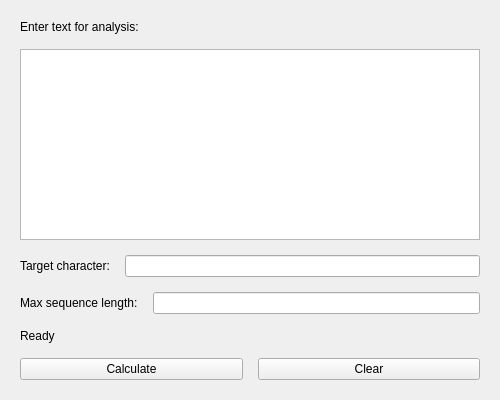
<?xml version="1.0" encoding="UTF-8"?>
<ui version="4.0">
 <class>MainWindow</class>
 <widget class="QMainWindow" name="MainWindow">
  <property name="geometry">
   <rect>
    <x>0</x>
    <y>0</y>
    <width>500</width>
    <height>400</height>
   </rect>
  </property>
  <property name="windowTitle">
   <string>Lab 13 - Sequence Finder (Var 8)</string>
  </property>
  <widget class="QWidget" name="centralwidget">
   <layout class="QVBoxLayout" name="verticalLayout">
    <property name="spacing">
     <number>15</number>
    </property>
    <property name="leftMargin">
     <number>20</number>
    </property>
    <property name="topMargin">
     <number>20</number>
    </property>
    <property name="rightMargin">
     <number>20</number>
    </property>
    <property name="bottomMargin">
     <number>20</number>
    </property>
    <item>
     <widget class="QLabel" name="label">
      <property name="text">
       <string>Enter text for analysis:</string>
      </property>
     </widget>
    </item>
    <item>
     <widget class="QTextEdit" name="textInput"/>
    </item>
    <item>
     <layout class="QHBoxLayout" name="horizontalLayout">
      <item>
       <widget class="QLabel" name="label_2">
        <property name="text">
         <string>Target character:</string>
        </property>
       </widget>
      </item>
      <item>
       <widget class="QLineEdit" name="charInput">
        <property name="maxLength">
         <number>1</number>
        </property>
       </widget>
      </item>
     </layout>
    </item>
    <item>
     <layout class="QHBoxLayout" name="horizontalLayout_2">
      <item>
       <widget class="QLabel" name="label_3">
        <property name="text">
         <string>Max sequence length:</string>
        </property>
       </widget>
      </item>
      <item>
       <widget class="QLineEdit" name="resultOutput">
        <property name="readOnly">
         <bool>true</bool>
        </property>
       </widget>
      </item>
     </layout>
    </item>
    <item>
     <widget class="QLabel" name="statusLabel">
      <property name="text">
       <string>Ready</string>
      </property>
     </widget>
    </item>
    <item>
     <layout class="QHBoxLayout" name="horizontalLayout_3">
      <item>
       <widget class="QPushButton" name="solveButton">
        <property name="text">
         <string>Calculate</string>
        </property>
       </widget>
      </item>
      <item>
       <widget class="QPushButton" name="clearButton">
        <property name="text">
         <string>Clear</string>
        </property>
       </widget>
      </item>
     </layout>
    </item>
   </layout>
  </widget>
 </widget>
 <resources/>
 <connections/>
</ui>
